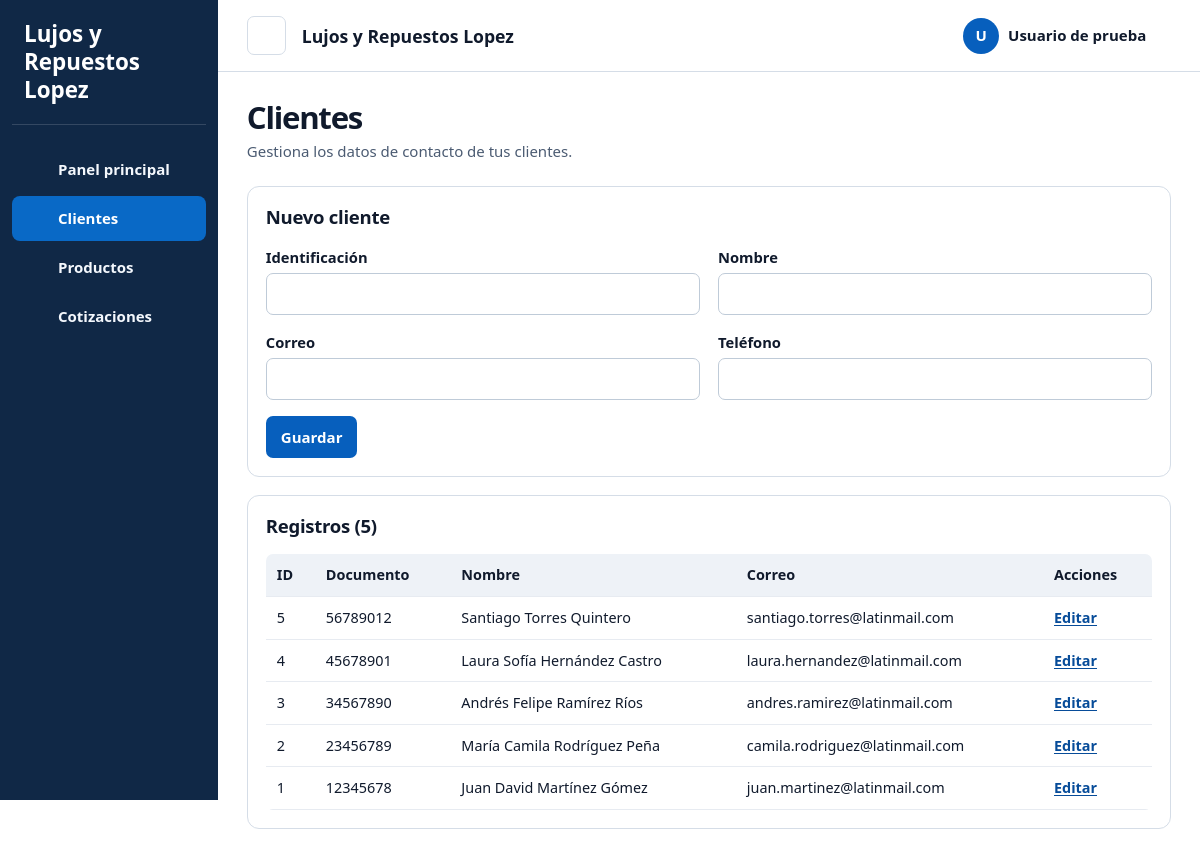
Page /index.php?page=clients (signed in) on the committed database.
### tables this page shows
CREATE TABLE IF NOT EXISTS `company_settings` (
  `id` tinyint(3) unsigned NOT NULL,
  `name` varchar(180) NOT NULL,
  `nit` varchar(40) NOT NULL DEFAULT '',
  `address` varchar(255) NOT NULL DEFAULT '',
  `phone` varchar(50) NOT NULL DEFAULT '',
  `email` varchar(190) NOT NULL DEFAULT '',
  `logo` mediumblob DEFAULT NULL,
  `logo_type` varchar(16) DEFAULT NULL,
  PRIMARY KEY (`id`)
);

CREATE TABLE IF NOT EXISTS `clients` (
  `id` int(11) NOT NULL AUTO_INCREMENT,
  `document` varchar(40) NOT NULL,
  `name` varchar(180) NOT NULL,
  `email` varchar(190) DEFAULT NULL,
  `phone` varchar(50) DEFAULT NULL,
  `created_at` timestamp NOT NULL DEFAULT current_timestamp(),
  PRIMARY KEY (`id`),
  UNIQUE KEY `document` (`document`)
);

### public/index.php (called while the page is built, shortened)
<?php
require dirname(__DIR__) . '/app/Database.php';
require dirname(__DIR__) . '/app/Auth.php';
require dirname(__DIR__) . '/app/Security.php';
require dirname(__DIR__) . '/app/Input.php';
require dirname(__DIR__) . '/app/Repository.php';
require dirname(__DIR__) . '/app/CompanySettings.php';
function e($value): string
{
    return Security::e((string)$value);
}
function url(string $page, array $args = []): string
{
    return 'index.php?' . http_build_query(['page' => $page] + $args);
}
$page = $_GET['page'] ?? 'dashboard';
$user = Auth::user();
$viewAvailable = true;
try {
    if (in_array($page, ['dashboard', 'clients', 'products', 'quotes', 'quote_new', 'quote_view'], true)) {
        $repo = new Repository();
        switch ($page) {
            case 'clients':
            case 'products':
                $editId = Input::integer($_GET['edit'] ?? null);
                $record = $editId === null ? null : $repo->one($page, $editId);
                $rows = $repo->all($page);
                break;
        }
    }
} catch (PDOException $exception) {
    error_log($exception->getMessage());
    http_response_code(500);
    $error = 'No se pudieron consultar los datos. Revise la conexión con la base de datos.';
    $viewAvailable = false;
}
$company = CompanySettings::DEFAULTS;
try {
    $company = (new CompanySettings(Database::connection()))->details();
} catch (PDOException $exception) {
    error_log($exception->getMessage());
}
require dirname(__DIR__) . '/app/views/layout.php';

### app/Database.php (called while the page is built, shortened)
<?php
final class Database
{
    private static ?PDO $pdo = null;
    public static function connection(): PDO
    {
        if (self::$pdo === null) {
            $config = require dirname(__DIR__) . '/config/config.php';
            $dsn = sprintf(
                'mysql:host=%s;port=%s;dbname=%s;charset=utf8mb4',
                $config['db_host'],
                $config['db_port'],
                $config['db_name']
            );
            self::$pdo = new PDO($dsn, $config['db_user'], $config['db_pass'], [
                PDO::ATTR_ERRMODE => PDO::ERRMODE_EXCEPTION,
                PDO::ATTR_DEFAULT_FETCH_MODE => PDO::FETCH_ASSOC,
                PDO::ATTR_EMULATE_PREPARES => false,
                PDO::MYSQL_ATTR_FOUND_ROWS => true,
            ]);
        }
        return self::$pdo;
    }
}

### app/CompanySettings.php (called while the page is built, shortened)
<?php
final class CompanySettings
{
    public function details(): array
    {
        try {
            $query = $this->db->prepare(
                'SELECT name, nit, address, phone, email, logo_type FROM company_settings WHERE id = ?'
            );
            $query->execute([1]);
            return $query->fetch() ?: self::DEFAULTS;
        } catch (PDOException $error) {
            if ($error->getCode() !== '42S02') {
                throw $error;
            }
            return self::DEFAULTS;
        }
    }
}

### app/Security.php (called while the page is built, shortened)
<?php
final class Security
{
    public static function e(?string $s): string
    {
        return htmlspecialchars((string)$s, ENT_QUOTES | ENT_SUBSTITUTE, 'UTF-8');
    }
}

### app/Auth.php (called while the page is built, shortened)
<?php
final class Auth
{
    public static function user(): ?array
    {
        return $_SESSION['user'] ?? null;
    }
}

### app/Input.php (called while the page is built, shortened)
<?php
final class Input
{
    public static function integer(mixed $value, int $min = 1, int $max = 2147483647): ?int
    {
        if (!is_int($value) && (!is_string($value) || !preg_match('/\A[0-9]+\z/', $value))) {
            return null;
        }
        $number = (int)$value;
        return $number >= $min && $number <= $max ? $number : null;
    }
}

### config/config.php (called while the page is built)
<?php
return [
 'db_host' => '127.0.0.1',
 'db_port' => '3306',
 'db_name' => 'CRM',
 'db_user' => 'root',
 'db_pass' => '',
];

### app/Repository.php (called while the page is built, shortened)
<?php
final class Repository
{
    private PDO $db;
    public function __construct()
    {
        $this->db = Database::connection();
    }
    private function table(string $kind): string
    {
        return match ($kind) {
            'clients' => 'clients',
            'products' => 'products',
            default => throw new InvalidArgumentException('Entidad inválida'),
        };
    }
    public function all(string $kind): array
    {
        $table = $this->table($kind);
        return $this->db->query("SELECT * FROM $table ORDER BY id DESC")->fetchAll();
    }
}

### app/views/records.php (the view, shortened to what this page needs)
<?php
$kind = $page;
$isClient = $kind === 'clients';
?>
<div class="page-heading">
    <h1><?=e($title)?></h1>
    <p class="muted"><?=$isClient ? 'Gestiona los datos de contacto de tus clientes.' : 'Gestiona las referencias, los precios y las existencias.'?></p>
</div>
<section class="card" id="record-form">
    <h2><?=$record ? 'Editar' : 'Nuevo'?> <?=$isClient ? 'cliente' : 'producto'?></h2>
    <form method="post" class="form-grid">
        <?php if ($isClient): ?>
            <label>Identificación <input name="document" maxlength="40" required value="<?=e($record['document'] ?? '')?>"></label>
        <?php else: ?>
            <label>Referencia (SKU) <input name="sku" maxlength="60" required value="<?=e($record['sku'] ?? '')?>"></label>
        <?php endif; ?>
        <label>Nombre <input name="name" maxlength="180" required value="<?=e($record['name'] ?? '')?>"></label>
        <?php if ($isClient): ?>
            <label>Correo <input type="email" name="email" maxlength="190" value="<?=e($record['email'] ?? '')?>"></label>
            <label>Teléfono <input type="tel" name="phone" maxlength="50" value="<?=e($record['phone'] ?? '')?>"></label>
        <?php endif; ?>
        <div class="form-actions">
            <button>Guardar</button>
        </div>
    </form>
</section>
<section class="card">
    <h2>Registros (<?=count($rows)?>)</h2>
    <?php if (!$rows): ?>
        <p class="empty-hint"><?=$isClient ? 'Aún no hay clientes registrados.' : 'Aún no hay productos registrados.'?></p>
    <?php else: ?>
        <div class="scroll" tabindex="0" role="region" aria-label="<?=e($title)?>">
            <table>
                <thead>
                    <tr><th>ID</th><th><?=$isClient ? 'Documento' : 'Referencia (SKU)'?></th><th>Nombre</th><th><?=$isClient ? 'Correo' : 'Precio'?></th><th>Acciones</th></tr>
                </thead>
                <tbody>
                    <?php foreach ($rows as $row): ?>
                        <tr>
                            <td><?=$row['id']?></td>
                            <td><?=e($isClient ? $row['document'] : $row['sku'])?></td>
                            <td><?=e($row['name'])?></td>
                            <td><?=$isClient ? e($row['email']) : money($row['price'])?></td>
                            <td class="nowrap">
                                <a href="<?=e(url($kind, ['edit' => $row['id']]))?>#record-form">Editar</a>
                            </td>
                        </tr>
                    <?php endforeach; ?>
                </tbody>
            </table>
        </div>
    <?php endif; ?>
</section>

### app/views/layout.php (shortened to what this page needs)
<?php
function icon(string $name): string
{
    $paths = [
        'home' => '<path d="m3 10 9-7 9 7v10H3zM9 20v-7h6v7"/>',
        'clients' => '<circle cx="12" cy="7" r="3"/><path d="M6 21v-3a6 6 0 0 1 12 0v3ZM4 9a3 3 0 0 0 0 5m16-5a3 3 0 0 1 0 5M4 16a4 4 0 0 0-2 4m18-4a4 4 0 0 1 2 4"/>',
        'products' => '<path d="m12 2 9 5v10l-9 5-9-5V7zm0 10 9-5m-9 5L3 7m9 5v10"/>',
        'quotes' => '<path d="M5 2h9l5 5v15H5zm9 0v6h5M8 12h8m-8 4h8"/>',
        'settings' => '<circle cx="12" cy="12" r="3"/><path d="m9 3-1 3-3 1-2 4 2 2v3l3 2 1 3h5l1-3 3-1 2-4-2-2V8l-3-2-1-3z"/>',
        'money' => '<path d="M12 2v20m5-15a4 4 0 0 0-4-3h-2a4 4 0 0 0 0 8h2a4 4 0 0 1 0 8h-2a4 4 0 0 1-4-3"/>',
        'bolt' => '<path d="m13 2-9 12h7l-1 8 10-12h-7z"/>',
        'add' => '<path d="M12 4v16M4 12h16"/>',
        'menu' => '<path d="M3 6h18M3 12h18M3 18h18"/>',
        'chevron' => '<path d="m6 9 6 6 6-6"/>',
        'eye' => '<path d="M2 12s4-7 10-7 10 7 10 7-4 7-10 7-10-7-10-7z"/><circle cx="12" cy="12" r="3"/>',
    ];
    return '<svg class="icon" viewBox="0 0 24 24" fill="none" stroke="currentColor" stroke-width="1.8"'
        . ' stroke-linecap="round" stroke-linejoin="round" aria-hidden="true">' . $paths[$name] . '</svg>';
}
$navigation = [
    'dashboard' => ['Panel principal', 'home'],
    'clients' => ['Clientes', 'clients'],
    'products' => ['Productos', 'products'],
    'quotes' => ['Cotizaciones', 'quotes'],
];
$section = in_array($page, ['quote_new', 'quote_view'], true) ? 'quotes' : $page;
$title = $navigation[$section][0] ?? 'Iniciar sesión';
$view = match ($page) {
    'clients', 'products' => 'records',
    'quotes', 'quote_new', 'quote_view' => 'quotes',
    default => $page,
};
$logo = $company['logo_type'] ? url('company_logo') : null;
$brand = ($logo ? '<img src="' . e($logo) . '" alt="">' : '') . '<strong>' . e($company['name']) . '</strong>';
?>
<!doctype html>
<html lang="es">
<head>
    <link rel="stylesheet" href="assets/style.css">
</head>
<body class="<?=$user ? 'app' : 'login'?>">
<?php if ($user): ?>
    <aside class="sidebar" id="sidebar">
        <a class="brand" href="<?=url('dashboard')?>"><?=$brand?></a>
        <nav aria-label="Navegación principal">
            <?php foreach ($navigation as $route => [$label, $symbol]): ?>
                <a href="<?=url($route)?>" <?=$section === $route ? 'aria-current="page"' : ''?>>
                    <?=icon($symbol)?> <?=e($label)?>
                </a>
            <?php endforeach; ?>
        </nav>
    </aside>
    <header class="topbar">
        <button class="menu-button" type="button" aria-label="Menú de navegación" aria-controls="sidebar" aria-expanded="true">
            <?=icon('menu')?>
        </button>
        <a class="brand topbar-brand" href="<?=url('dashboard')?>"><?=$brand?></a>
        <details class="account">
            <summary aria-label="Cuenta de <?=e($user['name'])?>">
                <span class="avatar"><?=e(mb_strtoupper(mb_substr($user['name'], 0, 1)))?></span>
                <span class="account-name"><?=e($user['name'])?></span>
                <?=icon('chevron')?>
            </summary>
        </details>
    </header>
<?php endif; ?>
    <main>
        <?php if ($viewAvailable): ?>
            <?php require __DIR__ . '/' . $view . '.php'; ?>
        <?php endif; ?>
    </main>
</body>
</html>

### public/assets/style.css (style rules this page uses)
:root { --navy: #102846; --blue: #075fbd; --blue-dark: #074c99; --line: #d5dde7; --line-light: #e7ebf1; --light: #eef2f7; --ink: #101a2c; --muted: #4b5b72; --radius: 12px; --sidebar-width: 248px; }
* { box-sizing: border-box; }
body { margin: 0; background: #fff; color: var(--ink); font: 15px/1.5 system-ui, -apple-system, "Segoe UI", sans-serif; }
a { color: var(--blue-dark); text-underline-offset: .17em; }
h1, h2, p { margin: 0; }
h1 { font-size: clamp(1.8rem, 2.6vw, 2.55rem); line-height: 1.15; letter-spacing: -.04em; }
h2 { font-size: 1.16rem; line-height: 1.3; margin-bottom: 16px; letter-spacing: -.015em; }
.app { display: grid; grid-template-columns: var(--sidebar-width) minmax(0, 1fr); grid-template-areas: "sidebar header" "sidebar main"; grid-template-rows: auto 1fr; min-height: 100vh; }
.sidebar { grid-area: sidebar; background: var(--navy); color: #fff; position: sticky; top: 0; height: 100vh; overflow-y: auto; padding: 0 12px 20px; }
.brand { display: flex; align-items: center; gap: 12px; min-width: 0; color: inherit; text-decoration: none; font-size: 1.1rem; line-height: 1.25; overflow-wrap: anywhere; }
.sidebar .brand { font-size: 1.4rem; padding: 20px 12px; min-height: 88px; border-bottom: 1px solid #ffffff26; margin-bottom: 22px; }
.sidebar nav { display: grid; gap: 4px; }
.sidebar nav a { display: flex; align-items: center; gap: 12px; min-height: 45px; padding: 10px 12px; border-radius: 8px; color: #f4f8fd; font-weight: 600; text-decoration: none; }
.sidebar nav a[aria-current="page"] { background: #0969c6; color: #fff; }
.icon { width: 22px; height: 22px; vertical-align: middle; flex: none; }
.topbar { grid-area: header; display: flex; align-items: center; gap: 16px; min-width: 0; min-height: 72px; padding: 10px clamp(16px, 2.4vw, 34px); border-bottom: 1px solid var(--line); background: #fff; }
.menu-button { background: #fff; color: var(--navy); border-color: var(--line); padding: 9px; flex: none; }
.account { margin-left: auto; position: relative; min-width: 0; }
.account summary { display: flex; align-items: center; gap: 9px; cursor: pointer; list-style: none; font-weight: 650; }
.account summary > .icon { width: 16px; height: 16px; }
.account-name { overflow-wrap: anywhere; }
.avatar { display: grid; place-items: center; background: var(--blue); color: #fff; width: 36px; height: 36px; border-radius: 50%; flex: none; }
main { grid-area: main; min-width: 0; padding: 28px clamp(16px, 2.4vw, 34px) 48px; }
.page-heading { margin-bottom: 24px; }
.page-heading p { margin-top: 4px; }
.muted, .empty-hint { color: var(--muted); }
.card { background: #fff; border: 1px solid var(--line); border-radius: var(--radius); padding: clamp(14px, 1.5vw, 22px); margin: 18px 0; min-width: 0; }
.quick-links .icon, .button .icon, button .icon { width: 19px; height: 19px; }
label { display: flex; flex-direction: column; gap: 5px; font-size: .92rem; font-weight: 650; margin-bottom: 16px; }
input, select { width: 100%; min-width: 0; min-height: 42px; padding: 9px 11px; border: 1px solid #bfcbd8; border-radius: 7px; background: #fff; color: var(--ink); font: inherit; font-weight: 400; }
button, .button { display: inline-flex; align-items: center; justify-content: center; gap: 7px; border: 1px solid transparent; border-radius: 7px; padding: 9px 14px; background: var(--blue); color: #fff; cursor: pointer; font: inherit; font-weight: 650; text-decoration: none; }
.form-grid { display: grid; grid-template-columns: repeat(2, minmax(0, 1fr)); gap: 0 18px; }
.form-actions { grid-column: 1 / -1; }
.scroll { max-width: 100%; overflow-x: auto; border-radius: 7px; }
table { width: 100%; border-collapse: collapse; font-size: .9rem; }
th, td { padding: 10px 11px; border-bottom: 1px solid var(--line-light); text-align: left; vertical-align: middle; }
th { background: var(--light); font-weight: 700; white-space: nowrap; }
td a { font-weight: 650; }
.nowrap { white-space: nowrap; }
@media (max-width: 1250px) { :root { --sidebar-width: 218px; } }

### rows in the picture
company_settings: name "Lujos y Repuestos Lopez Lujos y Repuestos Lopez"
clients: id "5", document "56789012", name "Santiago Torres Quintero", email "santiago.torres@latinmail.com"
clients: id "4", document "45678901", name "Laura Sofía Hernández Castro", email "laura.hernandez@latinmail.com"
clients: id "3", document "34567890", name "Andrés Felipe Ramírez Ríos", email "andres.ramirez@latinmail.com"
clients: id "2", document "23456789", name "María Camila Rodríguez Peña", email "camila.rodriguez@latinmail.com"
clients: id "1", document "12345678", name "Juan David Martínez Gómez", email "juan.martinez@latinmail.com"

### other values in the picture
$label "Panel principal"
$label "Clientes"
$label "Productos"
$label "Cotizaciones"
mb_strtoupper(mb_substr($user['name'], 0, 1)) "U"
$user['name'] "Usuario de prueba"
$title "Clientes"
count($rows) "5"
